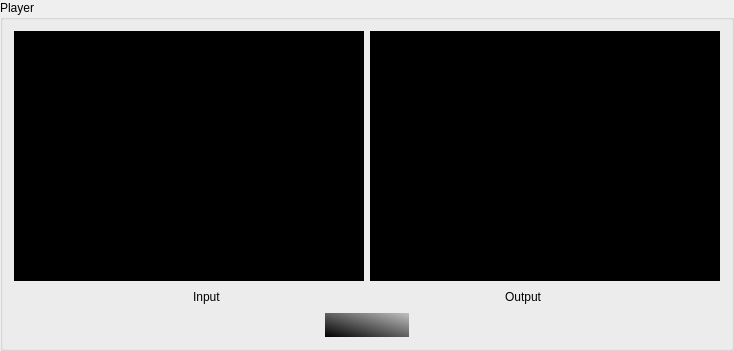
     <widget class="QGroupBox" name="groupBox_3">
      <property name="title">
       <string>Player</string>
      </property>
      <property name="flat">
       <bool>true</bool>
      </property>
      <layout class="QGridLayout" name="gridLayout_2">
       <item row="0" column="0">
        <layout class="QHBoxLayout" name="horizontalLayout">
         <item>
          <widget class="QWidget" name="inputFrame" native="true">
           <property name="minimumSize">
            <size>
             <width>350</width>
             <height>250</height>
            </size>
           </property>
           <property name="autoFillBackground">
            <bool>false</bool>
           </property>
           <property name="styleSheet">
            <string notr="true">border: 1px solid black;
background-color: black;</string>
           </property>
           <layout class="QGridLayout" name="gridLayout_6">
            <item row="0" column="0">
             <widget class="FrameLabel" name="inputLabel">
              <property name="text">
               <string/>
              </property>
              <property name="alignment">
               <set>Qt::AlignCenter</set>
              </property>
             </widget>
            </item>
           </layout>
          </widget>
         </item>
         <item>
          <widget class="QFrame" name="outputFrame">
           <property name="minimumSize">
            <size>
             <width>350</width>
             <height>250</height>
            </size>
           </property>
           <property name="styleSheet">
            <string notr="true">border: 1px solid black;
background-color: black;</string>
           </property>
           <property name="frameShape">
            <enum>QFrame::StyledPanel</enum>
           </property>
           <property name="frameShadow">
            <enum>QFrame::Raised</enum>
           </property>
           <layout class="QGridLayout" name="gridLayout_7">
            <item row="0" column="0">
             <widget class="QLabel" name="outputLabel">
              <property name="text">
               <string/>
              </property>
              <property name="alignment">
               <set>Qt::AlignCenter</set>
              </property>
             </widget>
            </item>
           </layout>
          </widget>
         </item>
        </layout>
       </item>
       <item row="1" column="0">
        <layout class="QHBoxLayout" name="horizontalLayout_2">
         <item>
          <spacer name="horizontalSpacer_2">
           <property name="orientation">
            <enum>Qt::Horizontal</enum>
           </property>
           <property name="sizeHint" stdset="0">
            <size>
             <width>98</width>
             <height>20</height>
            </size>
           </property>
          </spacer>
         </item>
         <item>
          <widget class="QLabel" name="label">
           <property name="text">
            <string>Input</string>
           </property>
          </widget>
         </item>
         <item>
          <spacer name="horizontalSpacer">
           <property name="orientation">
            <enum>Qt::Horizontal</enum>
           </property>
           <property name="sizeHint" stdset="0">
            <size>
             <width>278</width>
             <height>20</height>
            </size>
           </property>
          </spacer>
         </item>
         <item>
          <widget class="QLabel" name="label_2">
           <property name="text">
            <string>Output</string>
           </property>
          </widget>
         </item>
         <item>
          <spacer name="horizontalSpacer_3">
           <property name="orientation">
            <enum>Qt::Horizontal</enum>
           </property>
           <property name="sizeHint" stdset="0">
            <size>
             <width>98</width>
             <height>20</height>
            </size>
           </property>
          </spacer>
         </item>
        </layout>
       </item>
       <item row="2" column="0">
        <layout class="QHBoxLayout" name="horizontalLayout_4">
         <item>
          <spacer name="horizontalSpacer_4">
           <property name="orientation">
            <enum>Qt::Horizontal</enum>
           </property>
           <property name="sizeHint" stdset="0">
            <size>
             <width>248</width>
             <height>20</height>
            </size>
           </property>
          </spacer>
         </item>
         <item>
          <layout class="QHBoxLayout" name="horizontalLayout_3">
           <item>
            <widget class="QPushButton" name="playBtn">
             <property name="enabled">
              <bool>false</bool>
             </property>
             <property name="minimumSize">
              <size>
               <width>84</width>
               <height>24</height>
              </size>
             </property>
             <property name="styleSheet">
              <string notr="true">QPushButton#playBtn {
border: none;
background: url(:/imgs/play.png) no-repeat transparent;
background-position: center center;
background-color: qlineargradient(spread:reflect, x1:0, y1:1, x2:1, y2:0, stop:0 rgba(0, 0, 0, 255), stop:1 rgba(192, 192, 192, 255));
}

QPushButton#playBtn:pressed {
border: none;
background: url(:/imgs/play.png) no-repeat transparent;
background-position: center center;
background-color: qlineargradient(spread:reflect, x1:1, y1:0, x2:0, y2:1, stop:0 rgba(0, 0, 0, 255), stop:1 rgba(255, 255, 255, 255));
}
QPushButton#playBtn:focus {
border: none;
outline: none;
}</string>
             </property>
             <property name="text">
              <string/>
             </property>
             <property name="iconSize">
              <size>
               <width>16</width>
               <height>16</height>
              </size>
             </property>
             <attribute name="buttonGroup">
              <string notr="true">buttonGroup</string>
             </attribute>
            </widget>
           </item>
          </layout>
         </item>
         <item>
          <spacer name="horizontalSpacer_5">
           <property name="orientation">
            <enum>Qt::Horizontal</enum>
           </property>
           <property name="sizeHint" stdset="0">
            <size>
             <width>248</width>
             <height>20</height>
            </size>
           </property>
          </spacer>
         </item>
        </layout>
       </item>
      </layout>
     </widget>
